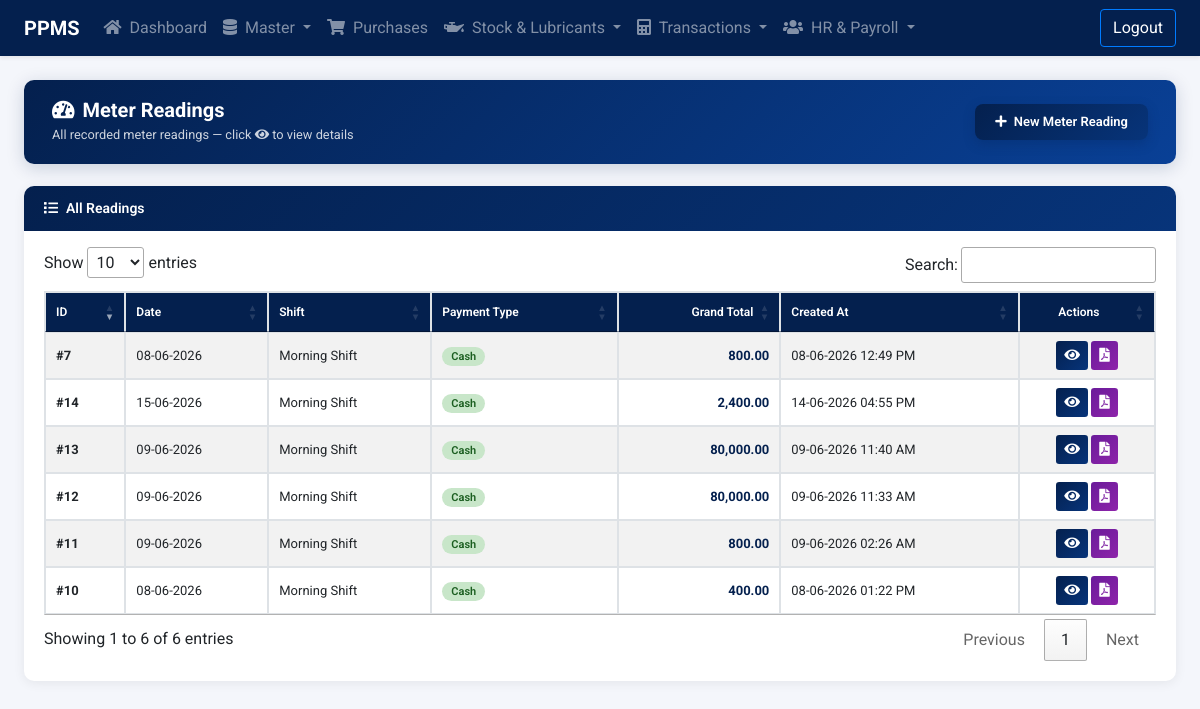
Page /meter-readings/meter-reading-list.php (signed in) on the committed database.
### tables this page shows
CREATE TABLE `tbl_meter_readings` (
  `id` int(11) NOT NULL,
  `date` date NOT NULL,
  `shift_id` int(11) NOT NULL,
  `payment_type` enum('Cash','Credit','Online') NOT NULL DEFAULT 'Cash',
  `grand_total` decimal(12,2) NOT NULL DEFAULT 0.00,
  `created_at` datetime NOT NULL DEFAULT current_timestamp(),
  `updated_at` datetime NOT NULL DEFAULT current_timestamp() ON UPDATE current_timestamp(),
  `deleted_at` datetime DEFAULT NULL,
  `remarks` varchar(512) DEFAULT NULL
);

CREATE TABLE `tbl_shifts` (
  `id` int(11) NOT NULL,
  `name` varchar(128) NOT NULL,
  `start_time` time NOT NULL,
  `end_time` time NOT NULL,
  `status` enum('Active','Inactive') NOT NULL DEFAULT 'Active'
);

### meter-readings/meter-reading-list.php (the view, shortened to what this page needs)
<?php
require '../include/config.php';
$sql_active = "SELECT mr.*, sh.name AS shift_name
               FROM tbl_meter_readings mr
               LEFT JOIN tbl_shifts sh ON mr.shift_id = sh.id
               WHERE mr.deleted_at IS NULL
               ORDER BY mr.id DESC";
$result_active = mysqli_query($connection, $sql_active);
?>
<!DOCTYPE html>
<html lang="en">
<head>
    <link rel="stylesheet" href="https://stackpath.bootstrapcdn.com/bootstrap/4.3.1/css/bootstrap.min.css">
    <link rel="stylesheet" href="https://cdnjs.cloudflare.com/ajax/libs/font-awesome/5.11.2/css/all.min.css">
    <link rel="stylesheet" href="https://cdn.datatables.net/1.10.20/css/jquery.dataTables.min.css">
    <link rel="stylesheet" href="../include/style.css?v=1.0.1">
</head>
<body>
<?php include('../include/navbar.php'); ?>
<main class="main">
<div class="container-fluid pt-4 pb-5 px-4">
    <div class="page-header">
        <div>
            <h4><i class="fas fa-tachometer-alt mr-2"></i>Meter Readings</h4>
            <small style="opacity:.8;">All recorded meter readings — click <i class="fas fa-eye"></i> to view details</small>
        </div>
        <a href="add-meter-reading.php" class="btn-new btn">
            <i class="fas fa-plus mr-1"></i> New Meter Reading
        </a>
    </div>
    <div class="list-card">
        <div class="list-card-title">
            <i class="fas fa-list mr-2"></i>All Readings
        </div>
        <div class="table-responsive" style="padding:0;">
        <table id="meterReadingTable" class="table table-bordered table-striped" style="width:100%;">
                <thead>
                    <tr>
                        <th>ID</th>
                        <th>Date</th>
                        <th>Shift</th>
                        <th>Payment Type</th>
                        <th style="text-align:right;">Grand Total</th>
                        <th>Created At</th>
                        <th style="text-align:center;">Actions</th>
                    </tr>
                </thead>
                <tbody>
                <?php if ($result_active && mysqli_num_rows($result_active) > 0):
                    while ($row = mysqli_fetch_assoc($result_active)):
                        $ptClass = ($row['payment_type']=='Cash') ? 'pt-cash'
                                 : ($row['payment_type']=='Credit' ? 'pt-credit' : 'pt-online');
                ?>
                <tr>
                    <td><strong>#<?php echo $row['id']; ?></strong></td>
                    <td><?php echo date('d-m-Y', strtotime($row['date'])); ?></td>
                    <td><?php echo htmlspecialchars($row['shift_name'] ?? 'N/A'); ?></td>
                    <td><span class="<?php echo $ptClass; ?>"><?php echo htmlspecialchars($row['payment_type']); ?></span></td>
                    <td style="text-align:right;font-weight:700;color: var(--primary-color);">
                        <?php echo number_format($row['grand_total'], 2); ?>
                    </td>
                    <td><?php echo date('d-m-Y h:i A', strtotime($row['created_at'])); ?></td>
                    <td style="text-align:center;">
                        <a href="view-meter-reading.php?id=<?php echo $row['id']; ?>"
                           class="btn btn-sm btn-info" title="View" style="background: var(--primary-gradient); border: none;">
                            <i class="fas fa-eye"></i>
                        </a>
                        <a href="generate-pdf-meter-reading.php?id=<?php echo $row['id']; ?>" target="_blank"
                           class="btn btn-sm btn-secondary" title="Generate PDF"
                           style="background:linear-gradient(135deg,#6a1b9a,#8e24aa);border:none;color:#fff;">
                            <i class="fas fa-file-pdf"></i>
                        </a>
                    </td>
                </tr>
                <?php endwhile; else: ?>
                <tr><td colspan="7" class="text-center text-muted py-4">No active meter readings. <a href="add-meter-reading.php">Create one now.</a></td></tr>
                <?php endif; ?>
                </tbody>
            </table>
        </div>
    </div>
</div>
</main>
</body>
</html>

### include/style.css (style rules this page uses)
:root { --primary-color: #04204e; --primary-hover: #07347a; --primary-light: #e6f0fa; --primary-gradient: linear-gradient(135deg, var(--primary-color) 0%, #07347a 100%); --gradient-header: linear-gradient(135deg, var(--primary-color) 0%, #094096 100%); }
table thead th, .table thead th { background-color: #04204e !important; color: #fff !important; }

### meter-readings/meter-reading-list.php (style rules this page uses)
body { background:#f4f6fb; font-family:'Roboto',sans-serif; }
.page-header { background: var(--gradient-header); color:#fff; padding:18px 28px; border-radius:10px; margin-bottom:22px; display:flex; align-items:center; justify-content:space-between; box-shadow:0 4px 18px rgba(4,32,78,0.18); }
.page-header h4 { margin:0; font-weight:700; font-size:1.25rem; }
.list-card { background:#fff; border-radius:10px; box-shadow:0 2px 12px rgba(0,0,0,0.07); overflow:hidden; }
.list-card-title { background: var(--primary-gradient); color:#fff; padding:12px 20px; font-weight:600; font-size:14px; }
#meterReadingTable thead th { background: var(--primary-color) !important; color:#fff; font-size:12px; font-weight:600; }
#meterReadingTable tbody tr { transition:background .15s; }
#meterReadingTable td { vertical-align:middle; font-size:13px; }
.pt-cash { background:#c8e6c9; color:#1b5e20; padding:3px 9px; border-radius:20px; font-size:11px; font-weight:600; }
.btn-new { background: var(--primary-gradient); border:none; color:#fff; font-weight:600; padding:8px 20px; border-radius:8px; font-size:13px; box-shadow:0 4px 12px rgba(4,32,78,0.25); transition:all .2s; }

### rows in the picture
tbl_meter_readings: id "14", date "15-06-2026", shift.name "Morning Shift", payment_type "Cash", grand_total "2,400.00", created_at "14-06-2026 04:55 PM"
tbl_meter_readings: id "13", date "09-06-2026", shift.name "Morning Shift", payment_type "Cash", grand_total "80,000.00", created_at "09-06-2026 11:40 AM"
tbl_meter_readings: id "12", date "09-06-2026", shift.name "Morning Shift", payment_type "Cash", grand_total "80,000.00", created_at "09-06-2026 11:33 AM"
tbl_meter_readings: id "11", date "09-06-2026", shift.name "Morning Shift", payment_type "Cash", grand_total "800.00", created_at "09-06-2026 02:26 AM"
tbl_meter_readings: id "10", date "08-06-2026", shift.name "Morning Shift", payment_type "Cash", grand_total "400.00", created_at "08-06-2026 01:22 PM"
tbl_meter_readings: id "7", date "08-06-2026", shift.name "Morning Shift", payment_type "Cash", grand_total "800.00", created_at "08-06-2026 12:49 PM"
